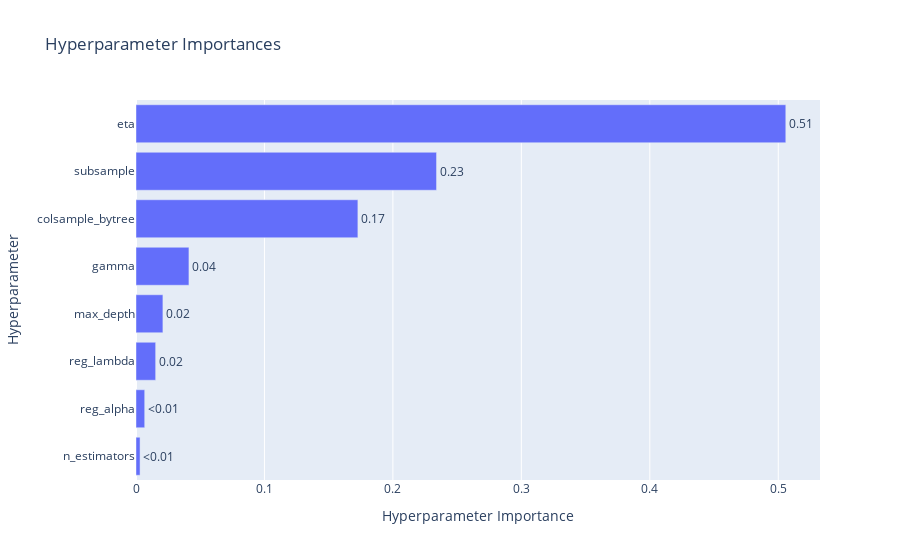

The cell this chart's notebook holds for it:
### Code cell
optuna.visualization.plot_param_importances(xgb_study)

### Figure 1 — Plotly figure (JSON) as saved in the notebook; plotly's stock layout.template omitted (floating-point values rounded to 4 significant figures)
{"data": [{"cliponaxis": false, "hovertemplate": ["n_estimators (IntDistribution): 0.0031563611843668216<extra></extra>", "reg_alpha (FloatDistribution): 0.0067802554385609955<extra></extra>", "reg_lambda (FloatDistribution): 0.015302384304950864<extra></extra>", "max_depth (IntDistribution): 0.020946906949034703<extra></extra>", "gamma (FloatDistribution): 0.041217093141711375<extra></extra>", "colsample_bytree (FloatDistribution): 0.17274383989649753<extra></extra>", "subsample (FloatDistribution): 0.23397251085072027<extra></extra>", "eta (FloatDistribution): 0.5058806482341577<extra></extra>"], "name": "Objective Value", "orientation": "h", "text": ["<0.01", "<0.01", "0.02", "0.02", "0.04", "0.17", "0.23", "0.51"], "textposition": "outside", "type": "bar", "x": [0.003156, 0.00678, 0.0153, 0.02095, 0.04122, 0.1727, 0.234, 0.5059], "y": ["n_estimators", "reg_alpha", "reg_lambda", "max_depth", "gamma", "colsample_bytree", "subsample", "eta"]}], "layout": {"title": {"text": "Hyperparameter Importances"}, "xaxis": {"title": {"text": "Hyperparameter Importance"}}, "yaxis": {"title": {"text": "Hyperparameter"}}}}
